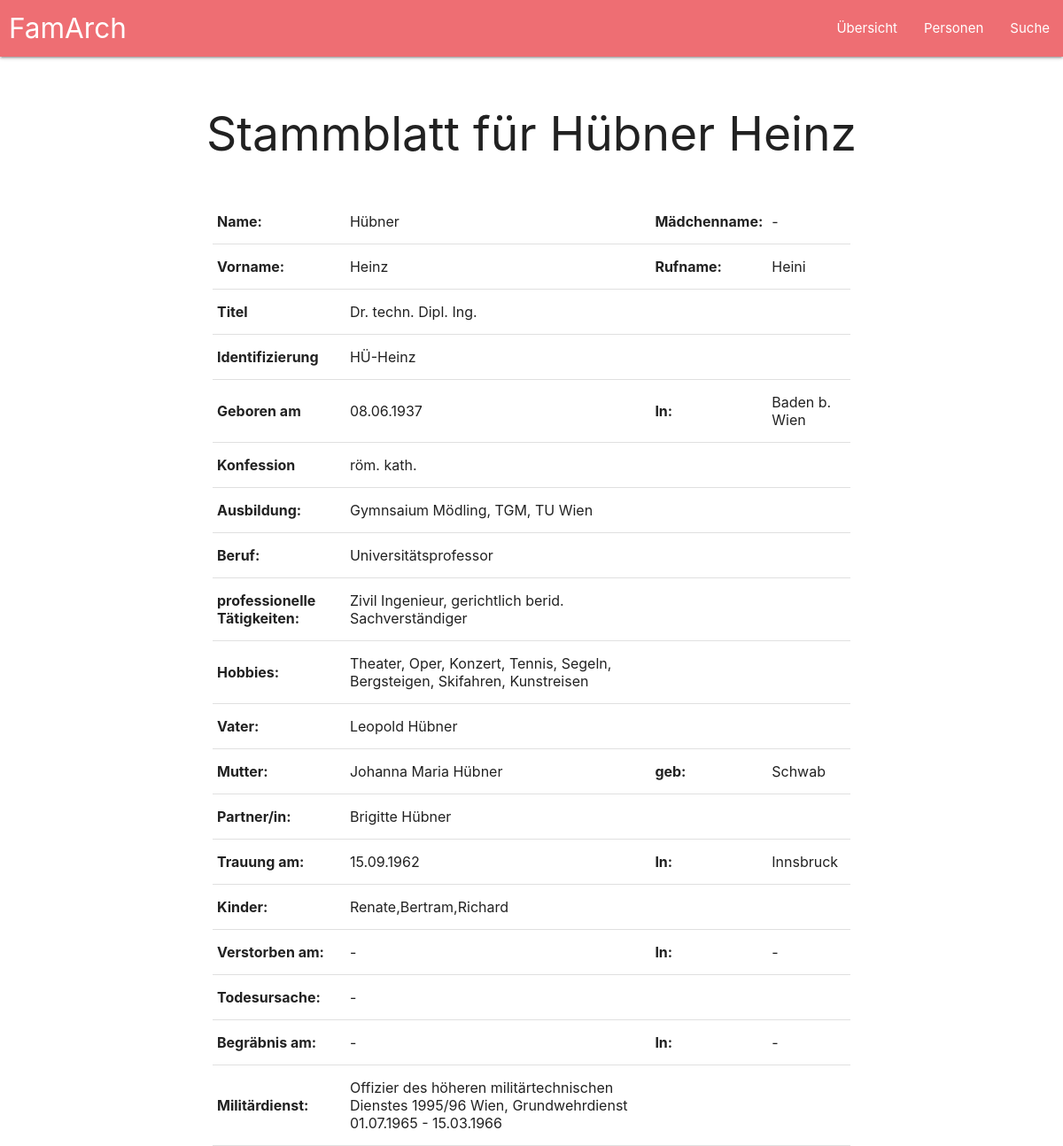
Screenshot of /nahansicht.php?1 with the database file from the repository.
### tables this page shows
CREATE TABLE lebensdaten (
		id INTEGER,
		nachname VARCHAR(400),
		vorname VARCHAR(400),
		maedName VARCHAR(400),
		rufname VARCHAR(400),
		titel VARCHAR(200),
		kurzzeichen VARCHAR(500),
		gebDatum VARCHAR(300),
		gebOrt VARCHAR(300),
		konfession VARCHAR(200),
		ausbildung VARCHAR(500),
		berufLaufbahn VARCHAR(200),
		profTaetigkeiten VARCHAR(100),
		hobbies VARCHAR(100),
		vater INTEGER,
		mutter INTEGER,
		gebMutter VARCHAR(200),
		partnerin INTEGER,
		trauDatum VARCHAR(300),
		trauOrt VARCHAR(300),
		kind VARCHAR(500),
		geschwister VARCHAR(500),
		verstorbenAm VARCHAR(300),
		verstorbenIn VARCHAR(300),
		todUrsache VARCHAR(300),
		begraebnisAm VARCHAR(300),
		begraebnisIn VARCHAR(300),
		militaerdienst VARCHAR(400),
		geschlecht VARCHAR(300),
		stammbaum VARCHAR(400),
		PRIMARY KEY(id),
		FOREIGN KEY (vater) REFERENCES lebensdaten(id),
		FOREIGN KEY (mutter) REFERENCES lebensdaten(id),
		FOREIGN KEY (partnerin) REFERENCES lebensdaten(id)
	);

### nahansicht.php (called while the page is built, shortened)
<?php
include 'open.php';
$curPerson=key($_GET);
$row=$pdo -> query("SELECT * FROM lebensdaten WHERE id=$curPerson");
$person=$row->fetch();
$query=$pdo -> query("SELECT vorname,nachname FROM lebensdaten WHERE id=$person[vater]");
try {
	$vater_row = $query->fetch(PDO::FETCH_ASSOC);
	$vater = $vater_row['vorname'] . " " . $vater_row['nachname'];
}catch(Error $e) {
	$vater="";
}
$query=$pdo -> query("SELECT vorname,nachname FROM lebensdaten WHERE id=$person[mutter]");
try {
	$mutter_row = $query->fetch(PDO::FETCH_ASSOC);
	$mutter = $mutter_row['vorname'] . " " . $mutter_row['nachname'];
}catch(Error $e) {
	$mutter="";
}
$query=$pdo -> query("SELECT vorname,nachname FROM lebensdaten WHERE id=$person[partnerin]");
try {
	$partnerin_row = $query->fetch(PDO::FETCH_ASSOC);
	$partnerin = $partnerin_row['vorname'] . " " . $partnerin_row['nachname'];
}catch(Error $e) {
	$partnerin="";
}
include 'nahansicht-gui.php';
?>

### nahansicht-gui.php (the view, shortened to what this page needs)
<!doctype html>
<html>
	<head>
	<link type="text/css" rel="stylesheet" href="materialize/css/materialize.min.css" media="screen,projection">
	<link rel="stylesheet" href="style.css">
</head>
<body>
	<nav>
    <div class="nav-wrapper">
		<a href="uebersicht.php" class="brand-logo logo">FamArch</a>
    	<ul id="nav-mobile" class="right hide-on-med-and-down">
			<li><a href="uebersicht.php">Übersicht</a></li>
			<li><a href="#">Personen</a></li>
			<li><a href="#">Suche</a></li>
     	</ul>
    </div>
  </nav>
	<br>
	<h2 style="text-align:center;">Stammblatt für <?php echo $person['nachname']?> <?php echo $person['vorname']?></h2>
	<br>
	<div class="nahansichtGesamtTabelle">
		<table>
			<tbody>
			  <tr>
				 <td><b>Name:</b></td>
				<td><?php echo $person['nachname']?></td>
				<td><b>Mädchenname:</b></td>
				<td><?php echo $person['maedName']?></td>
			  </tr>
			  <tr>
				<td><b>Vorname:</b></td>
				<td><?php echo $person['vorname']?></td>
				<td><b>Rufname:</b></td>
				<td><?php echo $person['rufname']?></td>
			  </tr>
			  <tr>
				<td><b>Titel</b></td>
				<td><?php echo $person['titel']?></td>
			  </tr>
			  <tr>
				<td><b>Identifizierung</b></td>
				<td><?php echo $person['kurzzeichen']?></td>
			  </tr>
			  <tr>
				<td><b>Geboren am</b></td>
				<td><?php echo $person['gebDatum']?></td>
				<td><b>In:</b></td>
				<td><?php echo $person['gebOrt']?></td>
			  </tr>
			  <tr>
				<td><b>Konfession</b></td>
				<td><?php echo $person['konfession']?></td>
			  </tr>
			  <tr>
				<td><b>Ausbildung:</b></td>
				<td><?php echo $person['ausbildung']?></td>
			  </tr>
			  <tr>
				<td><b>Beruf:</b></td>
				<td><?php echo $person['berufLaufbahn']?></td>
			  </tr>
			  <tr>
				<td><b>professionelle Tätigkeiten:</b></td>
				<td><?php echo $person['profTaetigkeiten']?></td>
			  </tr>
			  <tr>
				<td><b>Hobbies:</b></td>
				<td><?php echo $person['hobbies']?></td>
			  </tr>
			  <tr>
				<td><b>Vater:</b></td>
				<td><?php echo $vater ?></td>
			  </tr>
			  <tr>
				<td><b>Mutter:</b></td>
				<td><?php echo $mutter?></td>
				<td><b>geb:</b></td>
				<td><?php echo $person['gebMutter']?></td>
			  </tr>
			  <tr>
				<td><b>Partner/in:</b></td>
				<td><?php echo $partnerin?></td>
			  </tr>
			  <tr>
				<td><b>Trauung am:</b></td>
				<td><?php echo $person['trauDatum']?></td>
				<td><b>In:</b></td>
				<td><?php echo $person['trauOrt']?></td>
			  </tr>
			  <tr>
				<td><b>Kinder:</b></td>
				<td><?php echo $person['kind']?></td>
			  </tr>
			  <tr>
				<td><b>Verstorben am:</b></td>
				<td><?php echo $person['verstorbenAm']?></td>
				<td><b>In:</b></td>
				<td><?php echo $person['verstorbenIn']?></td>
			  </tr>
			  <tr>
				<td><b>Todesursache:</b></td>
				<td><?php echo $person['todUrsache']?></td>
			  </tr>
			  <tr>
				<td><b>Begräbnis am:</b></td>
				<td><?php echo $person['begraebnisAm']?></td>
				<td><b>In:</b></td>
				<td><?php echo $person['begraebnisIn']?></td>
			  </tr>
			  <tr>
				<td><b>Militärdienst:</b></td>
				<td><?php echo $person['militaerdienst']?></td>
			  </tr>
			</tbody>
		  </table>
	</div>
</body></html>

### style.css (style rules this page uses)
.nahansichtGesamtTabelle { width: 60%; margin-left: 20%; }
.logo { margin-left: 10px; }

### rows the page displays
lebensdaten: nachname "Hübner", vorname "Heinz", maedName "-", rufname "Heini", titel "Dr. techn. Dipl. Ing.", kurzzeichen "HÜ-Heinz", gebDatum "08.06.1937", gebOrt "Baden b. Wien", konfession "röm. kath.", ausbildung "Gymnsaium Mödling, TGM, TU Wien", berufLaufbahn "Universitätsprofessor", profTaetigkeiten "Zivil Ingenieur, gerichtlich berid. Sachverständiger", hobbies "Theater, Oper, Konzert, Tennis, Segeln, Bergsteigen, Skifahren, Kunstreisen", gebMutter "Schwab", trauDatum "15.09.1962", trauOrt "Innsbruck", kind "Renate,Bertram,Richard", verstorbenAm "-", verstorbenIn "-", todUrsache "-", begraebnisAm "-", begraebnisIn "-", militaerdienst "Offizier des höheren militärtechnischen Dienstes 1995/96 Wien, Grundwehrdienst 01.07.1965 - 15.03.1966"
lebensdaten: vater "Leopold Hübner"
lebensdaten: mutter "Johanna Maria Hübner"
lebensdaten: partnerin "Brigitte Hübner"
